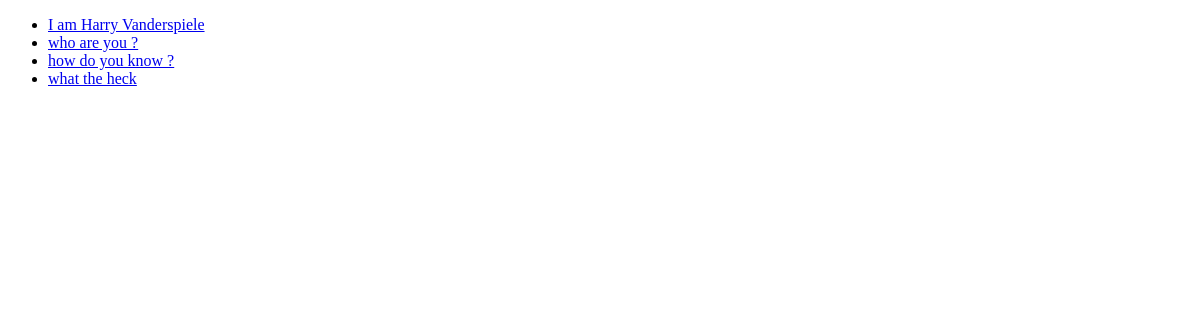
The app's page /, older data.
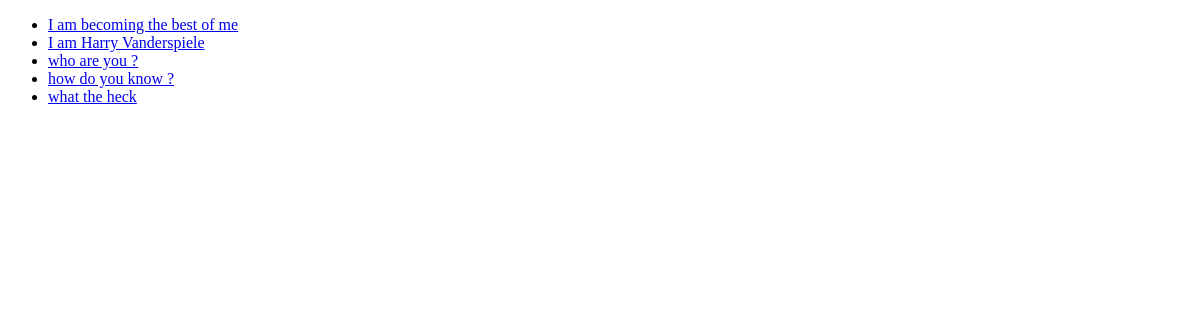
The same page, newer data.
### polls/models.py (models this page shows, shortened)
class Question(models.Model):
    question_txt = models.CharField(max_length=200)
    pub_date = models.DateTimeField("date published")

### polls/views.py (the view)
# urls.py: path('',views.index, name='index'),
def index(request):
    questions = Question.objects.order_by('-pub_date')
    return render(request, "polls/index.html",{
        "questions" : questions
    })

### polls/templates/polls/index.html (shortened to what this page needs)
{% extends "polls/layout.html" %}
{% block body %}
    {% if questions %}
        <ul>
            {% for question in questions %}
            <li >
                <a href="{% url 'polls:detail' question.id %}">
                    {{ question.question_txt }}
                </a>
            </li>
            {% endfor %}
        </ul>
    {% else %}
        <p>No polls available</p>
    {% endif %}
{% endblock %}

Row changes from the older to the newer data that the page shows:
added Question: question_txt "I am becoming the best of me"
